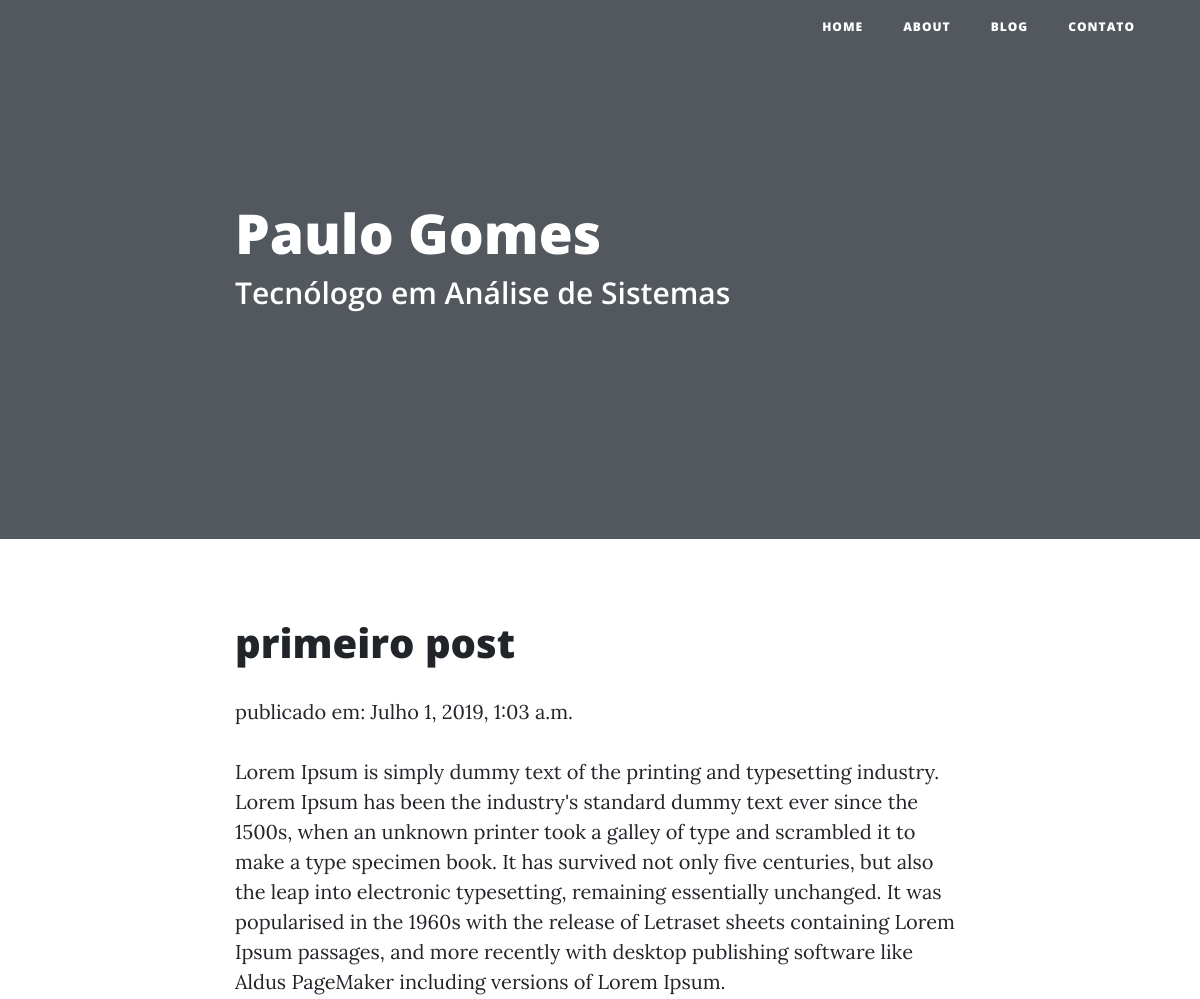
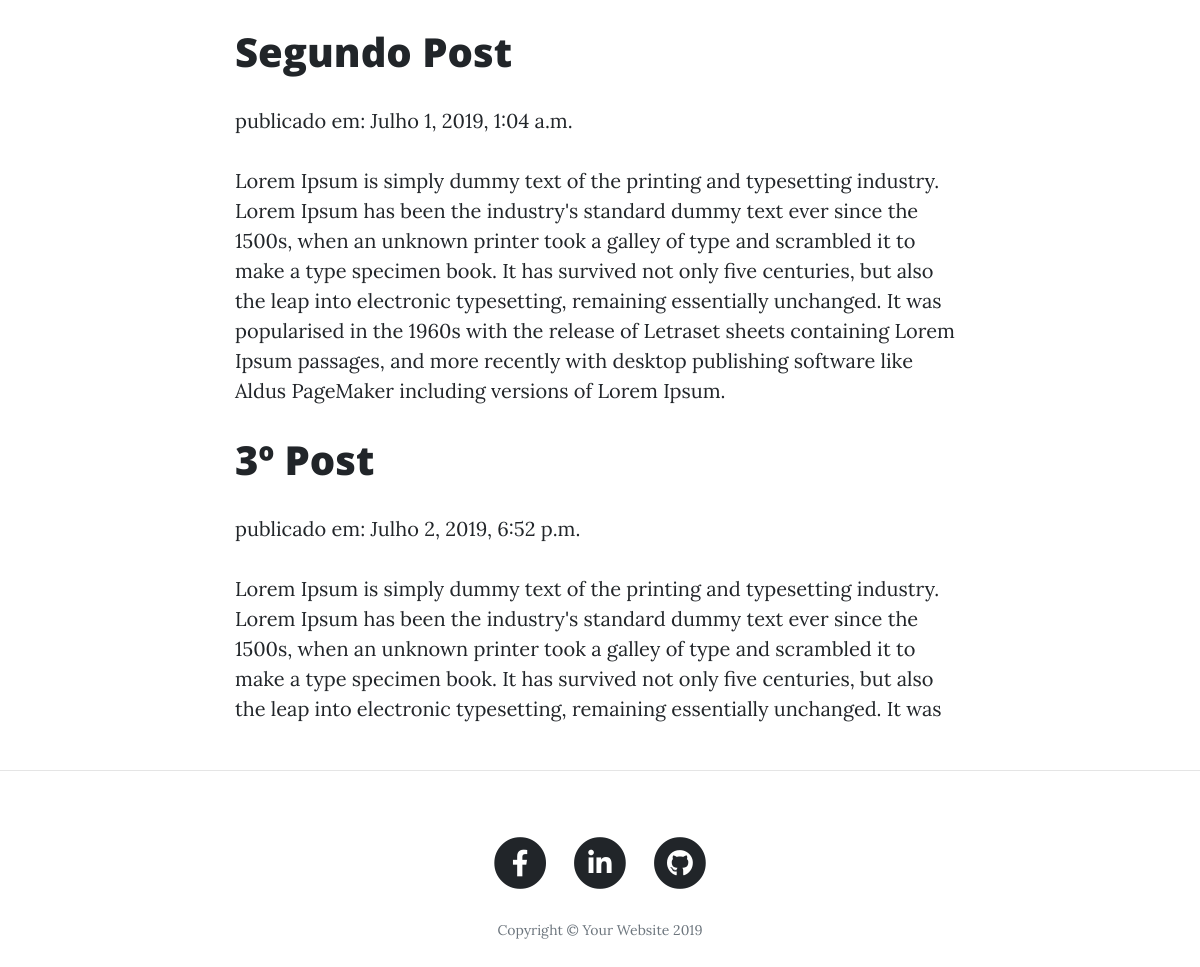
Page /post_list on the committed database (2 pictures, top to bottom).
### blog/models.py (models this page shows, shortened)
class Post(models.Model):
    author = models.ForeignKey('auth.User', on_delete=models.CASCADE)
    title = models.CharField(max_length=200)
    text = models.TextField()
    created_date = models.DateTimeField(
            default=timezone.now)
    published_date = models.DateTimeField(
            blank=True, null=True)

### blog/views.py (the view)
# urls.py: path('post_list', views.post_list, name='post_list'),
def post_list(request):
    posts = Post.objects.filter(published_date__lte=timezone.now()).order_by('published_date')
    return render(request, 'blog/post_list.html', {'posts': posts})

### blog/templates/blog/post_list.html (shortened to what this page needs)
{% extends 'blog/base.html' %}
{% load static %}
{% block header %}
<header class="masthead">
  <div class="overlay"></div>
  <div class="container">
    <div class="row">
      <div class="col-lg-8 col-md-10 mx-auto">
        <div class="post-heading">
          <h1>Paulo Gomes </h1>
          <h2 class="subheading">Tecnólogo em Análise de Sistemas</h2>
        </div>
      </div>
    </div>
  </div>
</header>
{% endblock%}
{% block content%}
<article>
  <div class="container">
    <div class="row">
      <div class="col-lg-8 col-md-10 mx-auto">
          <br>
          {% for post in posts %}
          <div>
              <h1><a href="">{{ post.title }}</a></h1>
              <p>publicado em: {{ post.published_date }}</p>
              <p>{{ post.text|linebreaksbr }}</p>
          </div>
      {% endfor %}
      </div>
    </div>
  </div>
</article>
{% endblock%}

### blog/templates/blog/base.html (shortened to what this page needs)
{% load static %}
<!DOCTYPE html>
<html lang="pt-br">
<head>
  <link href="{% static 'blog/bootstrap/css/bootstrap.min.css' %}"  rel="stylesheet">
  <link href="{% static 'blog/fontawesome-free/css/all.min.css' %}" rel="stylesheet">
  <link href="" rel="stylesheet">
  <link href="{% static 'blog/css/clean-blog.min.css' %}" rel="stylesheet">
</head>
<body>
  <nav class="navbar navbar-expand-lg navbar-light fixed-top" id="mainNav">
    <div class="container">
      <div class="collapse navbar-collapse" id="navbarResponsive">
        <ul class="navbar-nav ml-auto">
          <li class="nav-item">
              <a class="nav-link" href="{% url 'home' %}">Home</a></h1>
          </li>
          <li class="nav-item">
            <a class="nav-link" href="{% url 'about' %}"">About</a>
          </li>
          <li class="nav-item">
            <a class="nav-link" href="{% url 'post_list' %}">Blog</a>
          </li>
          <li class="nav-item">
            <a class="nav-link" href="{% url 'contato' %}">Contato</a>
          </li>
        </ul>
      </div>
    </div>
  </nav>
  {% block header %}
  {% endblock %}
  {% block content %}
  {% endblock %}
  <hr>
  <footer>
    <div class="container">
      <div class="row">
        <div class="col-lg-8 col-md-10 mx-auto">
          <ul class="list-inline text-center">
            <li class="list-inline-item">
              <a href="#">
                <span class="fa-stack fa-lg">
                  <i class="fas fa-circle fa-stack-2x"></i>
                  <i class="fab fa-facebook-f fa-stack-1x fa-inverse"></i>
                </span>
              </a>
            </li>
            <li class="list-inline-item">
              <a href="#">
                <span class="fa-stack fa-lg">
                  <i class="fas fa-circle fa-stack-2x"></i>
                  <i class="fab fa-linkedin-in fa-stack-1x fa-inverse"></i>
                </span>
              </a>
            </li>
            <li class="list-inline-item">
              <a href="#">
                <span class="fa-stack fa-lg">
                  <i class="fas fa-circle fa-stack-2x"></i>
                  <i class="fab fa-github fa-stack-1x fa-inverse"></i>
                </span>
              </a>
            </li>
          </ul>
          <p class="copyright text-muted">Copyright &copy; Your Website 2019</p>
        </div>
      </div>
    </div>
  </footer>
</body>
</html>

### rows in the picture
Post: title "primeiro post", published_date "Julho 1, 2019, 1:03 a.m.", text "Lorem Ipsum is simply dummy text of the printing and typesetting industry. Lorem Ipsum has been the industry's standard dummy text ever since the 1500s, when an unknown printer took a galley of type and scrambled it to make a type specimen book. It has survived not only five centuries, but also the leap into electronic typesetting, remaining essentially unchanged. It was popularised in the 1960s with the release of Letraset sheets containing Lorem Ipsum passages, and more recently with desktop publishing software like Aldus PageMaker including versions of Lorem Ipsum."
Post: title "Segundo Post", published_date "Julho 1, 2019, 1:04 a.m.", text "Lorem Ipsum is simply dummy text of the printing and typesetting industry. Lorem Ipsum has been the industry's standard dummy text ever since the 1500s, when an unknown printer took a galley of type and scrambled it to make a type specimen book. It has survived not only five centuries, but also the leap into electronic typesetting, remaining essentially unchanged. It was popularised in the 1960s with the release of Letraset sheets containing Lorem Ipsum passages, and more recently with desktop publishing software like Aldus PageMaker including versions of Lorem Ipsum."
Post: title "3º Post", published_date "Julho 2, 2019, 6:52 p.m.", text "Lorem Ipsum is simply dummy text of the printing and typesetting industry. Lorem Ipsum has been the industry's standard dummy text ever since the 1500s, when an unknown printer took a galley of type and scrambled it to make a type specimen book. It has survived not only five centuries, but also the leap into electronic typesetting, remaining essentially unchanged. It was"
